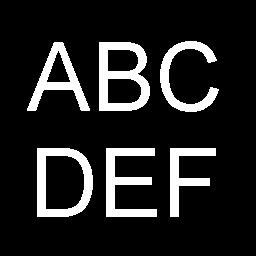
%> input picture Program/IMAGE/text.jpg, 256 x 256 px
$ octave P4_4_FFT_text_locate.m   (GNU Octave 9; MATLAB toolbox functions it lacks are replaced by stand-ins)
%> lines starting %> are read from the running program, lines starting %| are printed output that depends on the picture; in (x1, y1, x2, y2) boxes, pixels count from 0 and x2, y2 are one past the last pixel; in counts of white or black regions, pixels touching at a corner belong together; the program's own positions count from 1
% 读入图像
bw = rgb2gray(imread('../IMAGE/text.jpg'));
%> bw: size 256x256 uint8; min 0, max 255, mean 34.9
figure;
subplot(2,2,1); imshow(bw);

% 将待识别目标从图像中切割出来
a = bw(37:115, 20:98);
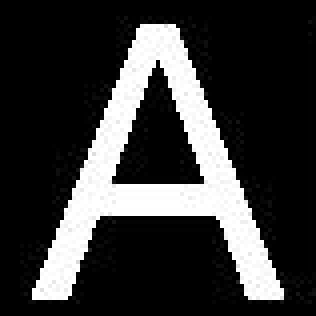
%> a: size 79x79 uint8 (shown 4 times larger); min 0, max 255, mean 55.7
subplot(2,2,2); imshow(a);


% 将字母a和待识别图像进行快速傅立叶变换并计算卷积
a(256,256) = 0;
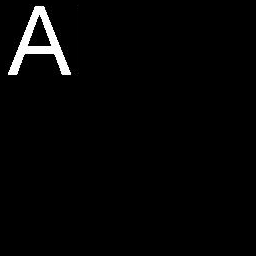
%> a: size 256x256 uint8; min 0, max 255, mean 5.3
C = real(ifft2(fft2(bw) .* fft2(rot90(a,2),256,256)));
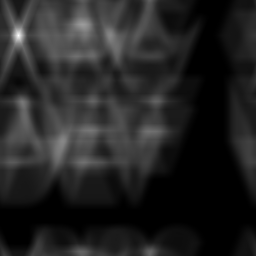
%> C: size 256x256 double; min -7.45e-09, max 86376660, mean 12136418.8; drawn with min black and max white
C = 256 * (C-min(min(C)))/(max(max(C))-min(min(C)));
subplot(2,2,3); imshow(C,[]);

% 选取阈值进行目标定位
thresh = 160;
subplot(2,2,4); imshow(C>thresh);
%> after `imshow(C>thresh)`:
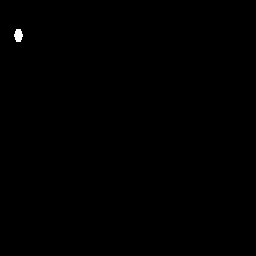
%> displayed picture: size 256x256 logical; 0.14% white; 1 white region, box (x1, y1, x2, y2) and area: (14, 29, 23, 42) 89
